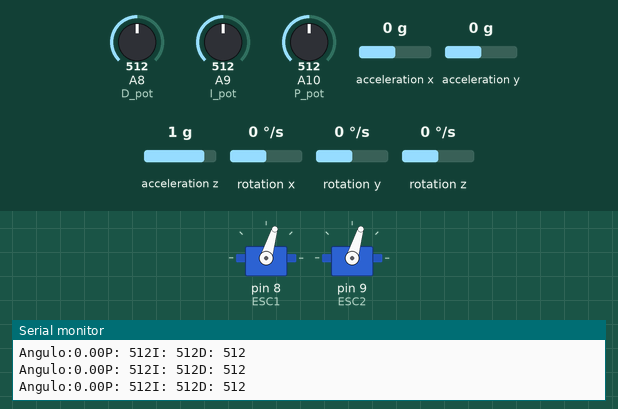
Simulated run of this sketch. Board: Arduino Mega 2560, built with avr-gcc and run on an emulated ATmega2560. On the bench: 2 × servo, the last lines printed to the serial monitor. Wiring (inferred from the names in the program): MPU-6050 motion sensor at I2C address 0x68. Inputs (shaded band) come from the test bench; at power-on: acceleration z 1 g, acceleration y 0 g, rotation x 0 °/s, A10 (P_pot) = 512, A8 (D_pot) = 512, A9 (I_pot) = 512, acceleration x 0 g, rotation y 0 °/s, rotation z 0 °/s.

Above: at 5.3 s.
5.4 s: acceleration z set to 0.1 g
8.4 s: acceleration z set to -0.2 g
At 8.55 s:
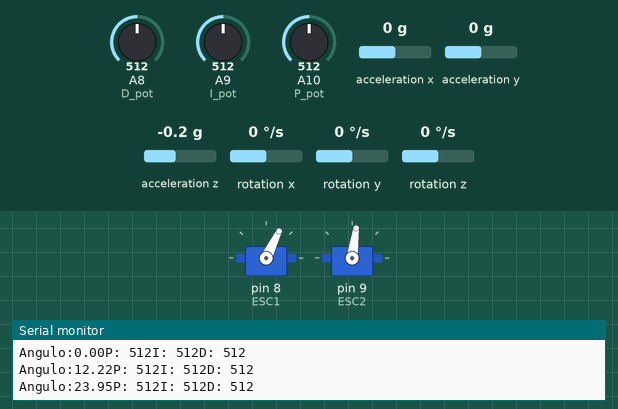
11.4 s: acceleration y set to -1.4 g
At 11.58 s:
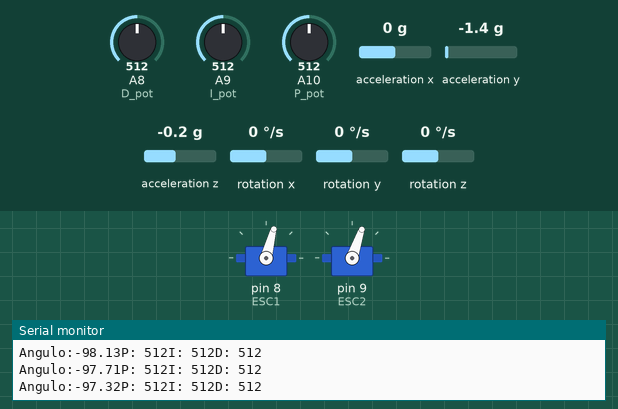
12.9 s: rotation x set to -192 °/s
At 13.05 s:
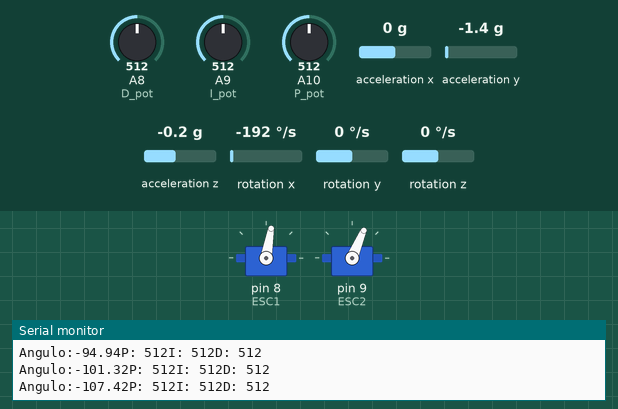
15.9 s: acceleration y set to 0 g
At 16.3 s:
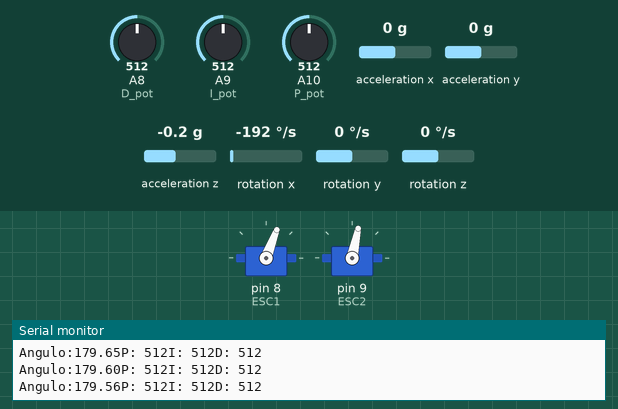
17.4 s: A10 (P_pot) set to 306
At 18.0 s:
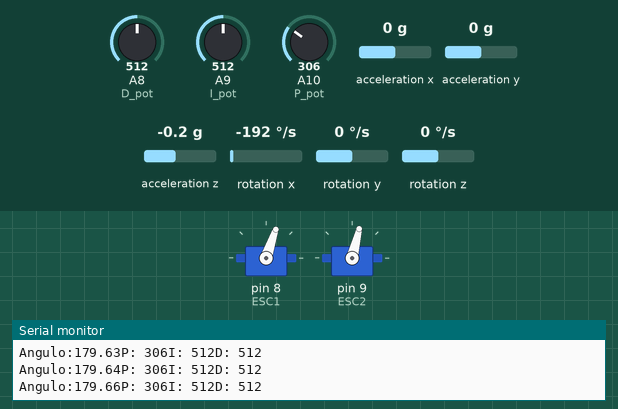
Timing chart, 0 to 20.4 s (numbered marks = the images above; inputs shaded):
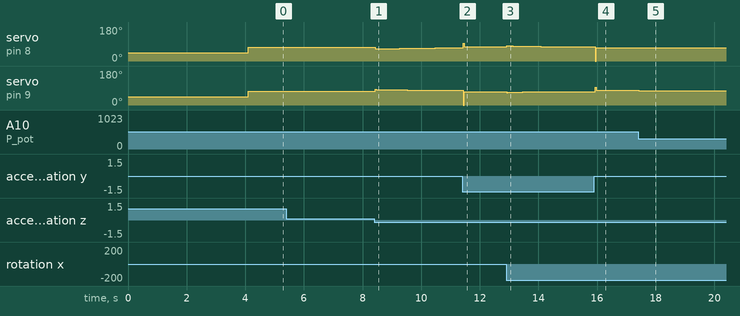

The sketch:

test_PID_one_axis.ino
```cpp
// BIBLIOTECAS:
#include <Wire.h> // COmunicação através de protocolo I2C
#include <Kalman.h> // Filtro de Kalman Source: https://github.com/TKJElectronics/KalmanFilter
#include <Servo.h> // Controle dos motores Brushless

//PINOS:
/*ESCs*/
#define ESC1 8 // Esquerda Frente
#define ESC2 9 // Direita Frente
/*Potenciometros de ajuste PID*/
#define P_pot A10 // FIO BRANCO
#define I_pot A9  // FIO ROXO
#define D_pot A8  // FIO AZUL

//OBJETOS:
Servo motor1; // Esquerda Frente
Servo motor2; // Direita Frente
Kalman kalmanX; // Instâncias para o filtro de Kalman
Kalman kalmanY;

//VARIÁVEIS
/*Potenciometros*/
int leitura_P = 0;
int leitura_I = 0;
int leitura_D = 0;
/*Aceleração padrão*/
double  throttle = 1300;


/* Eixos do MPU-6050 */
double accX, accY, accZ; //Valores lidos do acelerometro
double gyroX, gyroY, gyroZ; //Valores lidos do giroscópio

/*Angulos calculados usando o filtro de Kalman
  usadas para receber a leitura do MPU*/
double kalAngleX, // Esquerda e Direita
       kalAngleY,
       ang_desejado = 0; //Valor Constante!

uint8_t i2cData[14]; // Buffer para dados protocolo I2C
uint32_t timer;
double pidDt, tempo, tempoAnterior = 0;

/*variáveis que aplicam aceleração aos motores individualmente*/
double aceleracaoM1,  //esquerdo
       aceleracaoM2 = 0;  //direito

/*Constantes PID:                   Atuação*/
double Kp = 0;  //0.6; // 1.85   0.6        Força
double Ki = 0;  //0.7; // 0.3    0.7        Precisão
double Kd = 0;  //0.76; //0.46 a 0.76     Velocidade

double pidX, erroX = 0, erroAnteriorX = 0;
double P = 0;
double I = 0;
double D = 0;


void setup() {
  /*Monitoramento*/
  Serial.begin(9600);
  Wire.begin();

  /*Pinos dos motores*/
  motor1.attach(ESC1); // Esquerda Frente
  motor2.attach(ESC2); // Direita Frente
  /*Pinos dos potenciometros de ajuste PID*/
  pinMode(P_pot, INPUT);
  pinMode(I_pot, INPUT);
  pinMode(D_pot, INPUT);
  /*Aplicar aceleração inicial nos ESCs*/
  initMotores();

  /************** Protocolo I2C***************************/
  iniciarMPU();
  /******************************************************************/

  /* Set kalman and gyro starting angle */
  while (i2cRead(0x3B, i2cData, 6));
  /*Leituras do acelerometro no MPU*/
  accX = (int16_t)((i2cData[0] << 8) | i2cData[1]);
  accY = (int16_t)((i2cData[2] << 8) | i2cData[3]);
  accZ = (int16_t)((i2cData[4] << 8) | i2cData[5]);

  // Source: http://www.freescale.com/files/sensors/doc/app_note/AN3461.pdf eq. 25 and eq. 26
  // atan2 outputs the value of -π to π (radians) - see http://en.wikipedia.org/wiki/Atan2
  // It is then converted from radians to degrees

  double roll  = atan2(accY, accZ) * RAD_TO_DEG;
  double pitch = atan(-accX / sqrt(accY * accY + accZ * accZ)) * RAD_TO_DEG;

  kalmanX.setAngle(roll); // Filtra o sinal dos ângulos iniciais
  kalmanY.setAngle(pitch);

  timer = micros(); // Pega o tempo de funcionamento da placa, para uso do Filtro.
  tempo = millis(); // Inicia o contador da variação de tempo do PID
  delay(4000); // Aguarda os motores calibrarem (Bips)
}


void loop() {

  /*Calculo da Variação de tempo para derivativa PID*/
  tempoAnterior = tempo;
  tempo = millis();
  pidDt = (tempo - tempoAnterior) / 1000;

  /* Atualiza os Valores do acelerometro */
  while (i2cRead(0x3B, i2cData, 14));
  accX = (int16_t)((i2cData[0] << 8) | i2cData[1]);
  accY = (int16_t)((i2cData[2] << 8) | i2cData[3]);
  accZ = (int16_t)((i2cData[4] << 8) | i2cData[5]);
  /* Atualiza os Valores do giroscópio */
  gyroX = (int16_t)((i2cData[8] << 8) | i2cData[9]);
  gyroY = (int16_t)((i2cData[10] << 8) | i2cData[11]);
  gyroZ = (int16_t)((i2cData[12] << 8) | i2cData[13]);;

  double dt = (double)(micros() - timer) / 1000000; // Calcula a variação do tempo para o MPU
  timer = micros();

  // Source: http://www.freescale.com/files/sensors/doc/app_note/AN3461.pdf eq. 25 and eq. 26
  // atan2 outputs the value of -π to π (radians) - see http://en.wikipedia.org/wiki/Atan2
  // Conversão de radianos para graus

  double roll  = atan2(accY, accZ) * RAD_TO_DEG;
  double pitch = atan(-accX / sqrt(accY * accY + accZ * accZ)) * RAD_TO_DEG;

  double gyroXrate = gyroX / 131.0; // Conversão para deg/s
  double gyroYrate = gyroY / 131.0; // Conversão para deg/s

  // This fixes the transition problem when the accelerometer angle jumps between -180 and 180 degrees
  if ((roll < -90 && kalAngleX > 90) || (roll > 90 && kalAngleX < -90)) {
    kalmanX.setAngle(roll);
    kalAngleX = roll;
  } else
    kalAngleX = kalmanX.getAngle(roll, gyroXrate, dt); // Calculate the angle using a Kalman filter

  if (abs(kalAngleX) > 90)
    gyroYrate = -gyroYrate; // Invert rate, so it fits the restriced accelerometer reading
  kalAngleY = kalmanY.getAngle(pitch, gyroYrate, dt);

  /*Controlador PID***********************************************************************************************/

  //           ________________________________
  //          |            MPU-6050            |
  //          |            ________            |
  //          |           |________|           |
  //          |            _________           |
  //          |           |  Acel   | ^        |
  //          |           |  Giro   | | X      |
  //          |           |__Temp___|          |
  //          |               <---             |
  //          |                Y               |
  //          | +   -  scl sda xda xcl ado int |
  //          | 0   0   0   0   0   0   0   0  |
  //          |________________________________|
  //


  leitura_P = analogRead(P_pot);
  leitura_I = analogRead(I_pot);
  leitura_D = analogRead(D_pot);
  Kp = map (leitura_P, 0, 1024, 0, 50 );
  Kp = (Kp / 100);
  Ki = map (leitura_I, 0, 1024, 0, 50 );
  Ki = (Ki / 100);
  Kd = map (leitura_D, 0, 1024, 0, 50 );
  Kd = (Kd / 100);


  //Salva o erro anterior e calcula o atual

  erroX = kalAngleX - ang_desejado;

  // Proporcional
  P = Kp * erroX;

  //Derivativo
  D = Kd * ((erroX - erroAnteriorX) / pidDt);

  //  Integral com Anti Wind-up condicional
  if (abs(pidX) >= 3 &&
      (((erroX >= 0) && (I >= 0)) ||
       ((erroX < 0) && (I < 0)))) {

    I = I;  // Mantem o valor de I

  } else {  //Integra normalmente

    I = I + (Ki * (erroX * pidDt));

  }

  //Soma os termos
  pidX = P + I + D;


  //Corrigindo aceleracao com o PID

  // Observou-se que se o PID é positivo,
  // o angulo lido é negativo e vice versa!
  aceleracaoM1 = throttle - pidX;
  aceleracaoM2 = throttle + pidX;


  // Segurança na aceleração:
  if (aceleracaoM1 > 1500) {      //
    aceleracaoM1 = 1500;
  }
  if (aceleracaoM2 > 1500) {      //
    aceleracaoM2 = 1500;
  }

  // Escrever correção
  motor1.writeMicroseconds(aceleracaoM1);
  motor2.writeMicroseconds(aceleracaoM2);


  // Print Data
  Serial.print("Angulo:");
  Serial.print(kalAngleX);
  //    Serial.print("\t");
  //    Serial.print("\t");

  //    Serial.print("Erro: ");
  //    Serial.print(erroX);
  //    Serial.print("\t");
  //    Serial.print("\tn");

  Serial.print("P: ");
  Serial.print(leitura_P);
  //    Serial.print("\t");
  //    Serial.print("\t");

  Serial.print("I: ");
  Serial.print(leitura_I);
  //    Serial.print("\t");
  //    Serial.print("\t");

  Serial.print("D: ");
  Serial.print(leitura_D);
  Serial.println("\t");
  //    Serial.print("\t");
  //    Serial.println("  ");

  //    Serial.print("PID: ");
  //    Serial.print(pidX);
  //    Serial.print("\t");
  //    Serial.println("\t");

  //  Serial.print("Esq M1: "); Serial.print(aceleracaoM1); Serial.print("\t");
  //  Serial.print("\t");
  //  Serial.print("Dir M2: "); Serial.print(aceleracaoM2); Serial.println("\t");


  erroAnteriorX = erroX;
} // Fim do Loop


/*Método Chamado no Setup() para ajustar comunicação
  do Protocolo I2C e modos de leitura do MPU 6050.
  Verifica se a comunicação foi feita com sucesso*/
void iniciarMPU() {
#if ARDUINO >= 157
  Wire.setClock(400000UL); // Altera a frequencia I2C para 400kHz
#else
  TWBR = ((F_CPU / 400000UL) - 16) / 2; // Altera a frequencia I2C para 400kHz
#endif

  i2cData[0] = 7; // Altera a taxa de amostragem para 1000Hz - 8kHz/(7+1) = 1000Hz  (Define a frequencia de transmissao de dados do SDA)
  i2cData[1] = 0x00; // Desabilita FSYNC e define a filtragem do acelerometro em 260 Hz, 256 Hz para o filtro do gisroscópio, 8 KHz de amostragem.
  i2cData[2] = 0x00; // Altera a faixa completa de escala do giroscópio para ±250deg/s
  i2cData[3] = 0x00; // Altera a faixa completa de escala do Acelerometro para ±2g
  while (i2cWrite(0x19, i2cData, 4, false)); // Escreve em todos os registradores de uma vez
  while (i2cWrite(0x6B, 0x01, true)); // PLL com eixo X do gyroscopio referencia e desabilita o modo sleep

  while (i2cRead(0x75, i2cData, 1));
  if (i2cData[0] != 0x68) { // Read "WHO_AM_I" register
    //Serial.print(F("Error reading sensor"));
    while (1);
  }
  delay(100); // Wait for sensor to stabilize
}


void initMotores() {
  //Valor inicial para acionamento dos motores
  motor1.writeMicroseconds(1000);
  motor2.writeMicroseconds(1000);
}
```

I2C.ino
```cpp
// (licence header left out)
const uint8_t IMUAddress = 0x68; // AD0 is logic low on the PCB
const uint16_t I2C_TIMEOUT = 1000; // Used to check for errors in I2C communication

uint8_t i2cWrite(uint8_t registerAddress, uint8_t data, bool sendStop) {
  return i2cWrite(registerAddress, &data, 1, sendStop); // Returns 0 on success
}

uint8_t i2cWrite(uint8_t registerAddress, uint8_t *data, uint8_t length, bool sendStop) {
  Wire.beginTransmission(IMUAddress);
  Wire.write(registerAddress);
  Wire.write(data, length);
  uint8_t rcode = Wire.endTransmission(sendStop); // Returns 0 on success
  if (rcode) {
    Serial.print(F("i2cWrite failed: "));
    Serial.println(rcode);
  }
  return rcode; // See: http://arduino.cc/en/Reference/WireEndTransmission
}

uint8_t i2cRead(uint8_t registerAddress, uint8_t *data, uint8_t nbytes) {
  uint32_t timeOutTimer;
  Wire.beginTransmission(IMUAddress);
  Wire.write(registerAddress);
  uint8_t rcode = Wire.endTransmission(false); // Don't release the bus
  if (rcode) {
    Serial.print(F("i2cRead failed: "));
    Serial.println(rcode);
    return rcode; // See: http://arduino.cc/en/Reference/WireEndTransmission
  }
  Wire.requestFrom(IMUAddress, nbytes, (uint8_t)true); // Send a repeated start and then release the bus after reading
  for (uint8_t i = 0; i < nbytes; i++) {
    if (Wire.available())
      data[i] = Wire.read();
    else {
      timeOutTimer = micros();
      while (((micros() - timeOutTimer) < I2C_TIMEOUT) && !Wire.available());
      if (Wire.available())
        data[i] = Wire.read();
      else {
        Serial.println(F("i2cRead timeout"));
        return 5; // This error value is not already taken by endTransmission
      }
    }
  }
  return 0; // Success
}
```

Measured:
- after the input at 8.4 s, servo on pin 9 (ESC2): 73° → 82° at once, → 81° 0.27 s later, → 80° 0.35 s later, → 79° 0.46 s later, … (5 changes in this stretch)
- after the input at 11.4 s, servo on pin 8 (ESC1): 69° → 75° at once, → 76° 0.28 s later; servo on pin 9 (ESC2): 78° → 71° at once
- after the input at 12.9 s, servo on pin 8 (ESC1): 76° → 80° at once, → 79° 0.15 s later, → 78° 0.29 s later, → 77° 0.29 s later, … (5 changes in this stretch); servo on pin 9 (ESC2): 71° → 67° at once, → 68° 0.25 s later, → 69° 0.29 s later, → 70° 0.36 s later, … (5 changes in this stretch)
- after the input at 15.9 s, servo on pin 8 (ESC1): 76° → 69° at once; servo on pin 9 (ESC2): 71° → 78° at once
- after the input at 17.4 s, servo on pin 8 (ESC1): 69° → 71° at once; servo on pin 9 (ESC2): 78° → 76° at once
